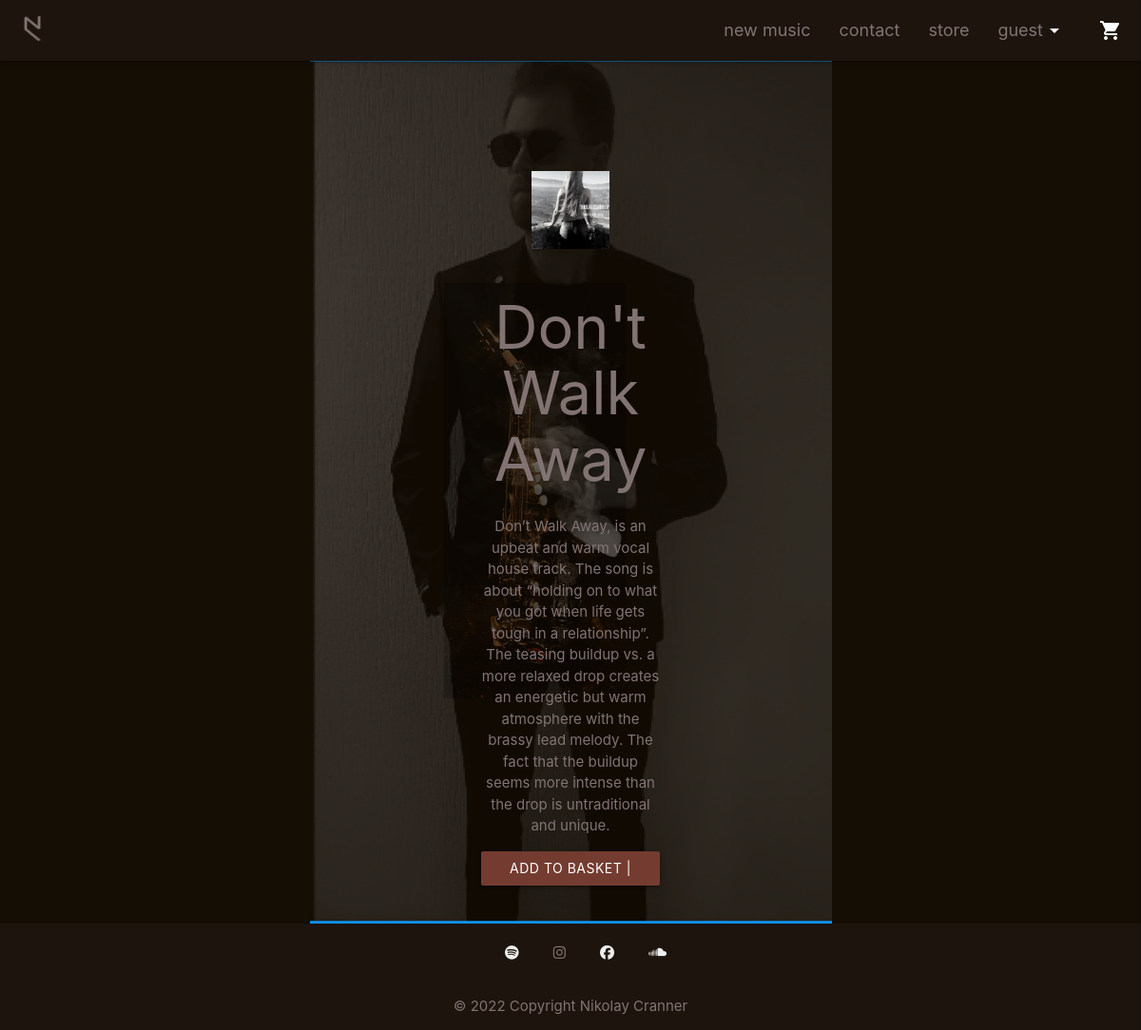
The page /store/10 on the database its author committed.
### store/models.py (models this page shows, shortened)
class Bag(models.Model):
    bag_items = models.CharField(max_length=254, blank=True, null=True)
    bag_name = models.CharField(max_length=254, null=True, blank=True, default="guest")
    bag_quantity = models.IntegerField(default=0)

class Product(models.Model):
    category = models.ForeignKey('Category', null=True, blank=True, on_delete=models.SET_NULL)
    sku = models.CharField(max_length=254, null=True, blank=True)
    name = models.CharField(max_length=254)
    description = models.TextField()
    has_sizes = models.BooleanField(default=False, null=True, blank=True)
    price = models.DecimalField(max_digits=6, decimal_places=2)
    rating = models.DecimalField(max_digits=6, decimal_places=2, null=True, blank=True)
    image_url = models.URLField(max_length=1024, null=True, blank=True)
    image = models.ImageField(null=True, blank=True)
    media = models.FileField(null=True, blank=True)

### store/views.py (the view, shortened to what this page needs)
# urls.py: path('<store_id>', views.store_details, name='store_details'),
def store_details(request, store_id ):
    global session_user
    session_user = get_session_user(request)
    bag = get_object_or_404(Bag, bag_name=session_user)
    quantity = bag.bag_quantity
    product = get_object_or_404(Product, pk=store_id)
    context = {
        'product': product,
        'quantity': quantity,
    }
    return render(request, 'store/store_details.html', context)

### store/views.py (called while the page is built)
def get_session_user(request):
    if request.user.is_authenticated:
        session_user = request.user.username
        print("session user is: ", session_user)
        return session_user
    else:
        session_user = 'guest'
        print("session user is: ", session_user)
        return session_user

### store/templates/store/store_details.html (shortened to what this page needs)
{% extends 'base.html' %}
{% load static %}
{% block page_header_extra %}
<a href="{% url 'bag' %}" class="right basket-counter"><i class="small material-icons right">shopping_cart</i><i class="fa-duotone fa-sm fa-{{ quantity }}"></i></a>
{% endblock %}
{% block content %}
<div class="container">
        <div class="col s12 m8 offset-m2 l6 offset-l3 center">
            <img src="{{ MEDIA_URL }}{{ product.image }}" alt="{{ product.image }}" class="nc-store-details-img">
        </div>
    </div>
    <div class="row">
        <div class="col s10 offset-s1 m8 offset-m2 l6 offset-l3 center nc-store-details-txt">
            <h1>{{ product.name }}</h1>
            <p>{{ product.description }}</p>
            <form action="{% url 'store_details' product.pk %}" method="post">
                <button class="btn waves-effect waves-light btn nc-btn-color" id="#add-to-basket" type="submit" name="add-to-basket" value="{{ product.pk }}">Add to basket | {{ product.price }}$
                </button>
            </form>
        </div>
    </div>
</div>
{% endblock %}

### templates/base.html (shortened to what this page needs)
{% load static %}
<!DOCTYPE html>
<html lang="en">
<head>
    <link rel="stylesheet" href="https://cdnjs.cloudflare.com/ajax/libs/materialize/1.0.0/css/materialize.min.css">
    <link rel="stylesheet" href='{% static "css/style.css" %}'>
</head>
<body>
  {% block page_header %}
  <header>
    <div class="navbar-fixed">
      <nav>
        <div class="nav-wrapper nc-header-footer">
          <a href="{% url 'home' %}" class="brand-logo left">
            <img src='{% static "img/logo.png" %}' alt="Nikolay Cranner Logo" class="nc-logo">
          </a>
          {% block page_header_extra %}
          {% endblock %}
          <ul id="nav-mobile" class="right hide-on-med-and-down">
            <li><a href="{% url 'music' %}">new music</a></li>
            <li><a href="{% url 'contact' %}">contact</a></li>
            <li><a href="{% url 'store' %}">store</a></li>
            <li><a class="dropdown-trigger" href="#!" data-target="dropdown1">{{ request.user.username|default:'guest' }}<i class="material-icons right">arrow_drop_down</i></a></li>
          </ul>
        </div>
      </nav>
    </div>
  </header>
  {% endblock %}
  <main style="background-image: url('{% static "img/background.PNG" %}');">
    <div id="msg-row">
    </div>
  <section>
    <div class="container">
      <div class="row center">
       <div class="col s12 m8 offset-m2 l6 offset-l3">
         {% block content %}
         {% endblock %}
       </div>
      </div>
  </section>
  </main>
  <footer class="page-footer nc-header-footer">
    <div class="container">
      <div class="row center nc-socials">
        <a class="grey-text text-lighten-3" href="https://open.spotify.com/artist/4NvkvOJ0mDM7QjdzOZLDRd?si=jLyIf8k9R9aKJbMTzNoJsw" rel="nofollow"><i class="fab fa-spotify"></i></a>
        <a class="grey-text text-lighten-3" href="https://www.instagram.com/nikolay_cranner/" rel="nofollow"></a><i class="fab fa-instagram"></i></a>
        <a class="grey-text text-lighten-3" href="https://www.facebook.com/NikolayCranner" rel="nofollow"><i class="fab fa-facebook"></i></a>
        <a class="grey-text text-lighten-3" href="https://soundcloud.com/nikolaycranner" rel="nofollow"><i class="fab fa-soundcloud"></i></a>
      </div>
    </div>
    <div class="footer-copyright nc-header-footer center">
      <div class="container">
      © 2022 Copyright Nikolay Cranner
      </div>
    </div>
  </footer>
</body>
</html>

### static/css/style.css (style rules this page uses)
.nc-header-footer, .modal-footer, .dropdown-content { background-color: #1C140D !important; color: #827373 !important; }
.nc-socials>a { padding-left: 32px; }
main { background-repeat: no-repeat; background-size: contain; background-position: center; flex: 1 0 auto; }
#msg-row { z-index: 2; top: 0; left: 0; width: 100%; height: 10vh; }
body { display: flex; min-height: 100vh; flex-direction: column; background-color: #150E05; color: #827373 !important; }
.nc-btn-color { background-color: #743C30; color: white; }
.nc-logo { height: 30px; width: auto; margin-top: 15px; margin-left: 20px; }
#nav-mobile li>a { color: #827373 !important; font-size: 1.2rem; }
.nc-store-details-txt { text-align: center; }
.nc-store-details-img { height: auto; width: 70%; margin-top: 2vh; }
.material-icons { color: white; margin-right: 20px; margin-left: 0px !important; }

### rows shown on the page
Bag: user.username "guest"
Product: image (picture), name "Don't Walk Away", description "Don’t Walk Away, is an upbeat and warm vocal house track. The song is about “holding on to what you got when life gets tough in a relationship”. The teasing buildup vs. a more relaxed drop creates an energetic but warm atmosphere with the brassy lead melody. The fact that the buildup seems more intense than the drop is untraditional and unique."
